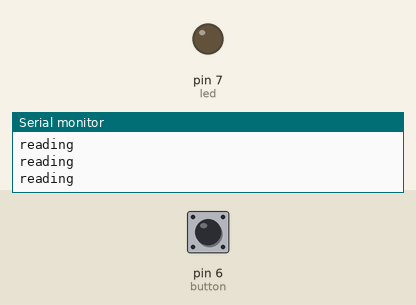
This sketch was run on a simulated Arduino Uno, built with avr-gcc and run on an emulated ATmega328P. Shown: output pins drawn as LEDs (lit = HIGH), the last lines printed to the serial monitor. Dashed ring = blinking. The test bench sets the inputs (shaded band); at power-on: pin 6 (button) LOW.

Above: at 1.2 s.
1.3 s: pin 6 (button) pulled HIGH for 0.15 s
At 2.5 s:
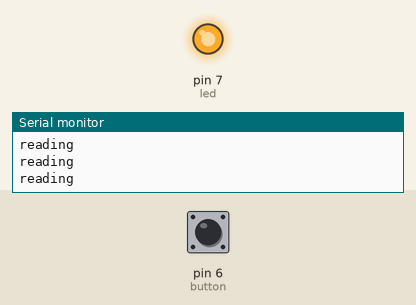
2.9 s: pin 6 (button) pulled HIGH for 1 s
At 3.6 s:
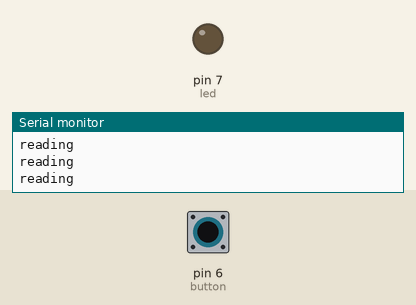
6.9 s: pin 6 (button) pulled HIGH for 3.2 s
At 7.9 s:
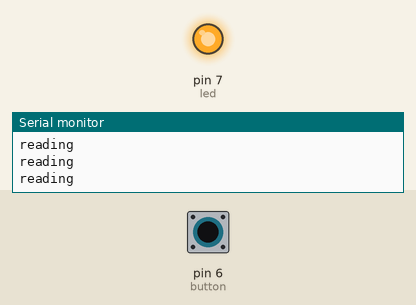
11.6 s: pin 6 (button) pulsed HIGH 5 times (0.12 s each, 0.3 s apart)
At 12.73 s:
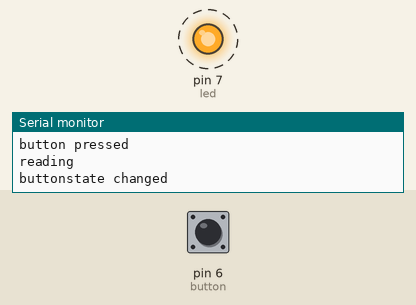
16.1 s: pin 6 (button) pulsed HIGH 2 times (0.12 s each, 0.3 s apart)
At 17.5 s:
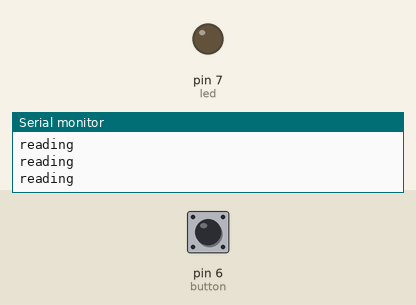
Timing chart, 0 to 19.1 s (numbered marks = the images above; inputs shaded):
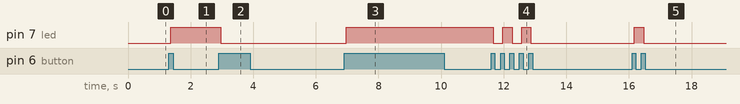

Measured:
- after the input at 1.3 s, pin 7 (led): LOW → HIGH after 0.07 s
- after the input at 2.9 s, pin 7 (led): HIGH → LOW after 0.07 s
- after the input at 6.9 s, pin 7 (led): LOW → HIGH after 0.07 s
- after the input at 11.6 s, pin 7 (led): alternates HIGH for 0.30 s and LOW for 0.30 s, 5 changes in all, then stays LOW, starting after 0.07 s
- after the input at 16.1 s, pin 7 (led): LOW → HIGH after 0.06 s, → LOW 0.30 s later

The sketch:

interrupt.ino
```cpp
#define button 6
#define led 7
int buttonState = 0;
int runStop = 0;
int lastButtonState = LOW;

unsigned long lastDebounceTime = 0;
unsigned long debounceDelay = 25;

void setup() {
  pinMode(button, INPUT);
  pinMode(led, OUTPUT);
  Serial.begin(9600);
}

void loop() {
  int reading = digitalRead(button);
  Serial.println("reading");
  if (reading != lastButtonState){
    lastDebounceTime = millis();
    Serial.println("button pressed");
  }
  if((millis()- lastDebounceTime) > debounceDelay){
    if(reading != buttonState){
      buttonState = reading;
      Serial.println("buttonstate changed");
        if(buttonState == HIGH){
        runStop = !runStop;
        Serial.println(runStop);
      }
    }
  }
  if(runStop == HIGH){
    digitalWrite(led, HIGH);
  } else if(runStop == LOW){
    digitalWrite(led, LOW);
  }
  lastButtonState = reading;
}
```
